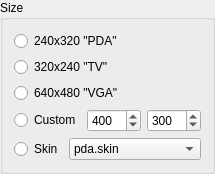
        <widget class="QGroupBox" name="ButtonGroup1" >
          <property name="objectName" >
            <string notr="true">ButtonGroup1</string>
          </property>
          <property name="sizePolicy" >
            <sizepolicy>
              <hsizetype>5</hsizetype>
              <vsizetype>5</vsizetype>
              <horstretch>0</horstretch>
              <verstretch>0</verstretch>
            </sizepolicy>
          </property>
          <property name="title" >
            <string>Size</string>
          </property>
          <layout class="QVBoxLayout" >
            <property name="objectName" >
              <string notr="true">unnamed</string>
            </property>
            <property name="margin" >
              <number>11</number>
            </property>
            <property name="spacing" >
              <number>6</number>
            </property>
            <item>
              <widget class="QRadioButton" name="size_240_320" >
                <attribute name="buttonGroup">
                  <string>group2</string>
                </attribute>
                <property name="objectName" >
                  <string notr="true">size_240_320</string>
                </property>
                <property name="text" >
                  <string>240x320 &quot;PDA&quot;</string>
                </property>
              </widget>
            </item>
            <item>
              <widget class="QRadioButton" name="size_320_240" >
                <attribute name="buttonGroup">
                  <string>group2</string>
                </attribute>
                <property name="objectName" >
                  <string notr="true">size_320_240</string>
                </property>
                <property name="text" >
                  <string>320x240 &quot;TV&quot;</string>
                </property>
              </widget>
            </item>
            <item>
              <widget class="QRadioButton" name="size_640_480" >
                <attribute name="buttonGroup">
                  <string>group2</string>
                </attribute>
                <property name="objectName" >
                  <string notr="true">size_640_480</string>
                </property>
                <property name="text" >
                  <string>640x480 &quot;VGA&quot;</string>
                </property>
              </widget>
            </item>
            <item>
              <widget class="QWidget" name="Layout1_2" >
                <property name="objectName" >
                  <string notr="true">Layout1_2</string>
                </property>
                <layout class="QHBoxLayout" >
                  <property name="objectName" >
                    <string notr="true">unnamed</string>
                  </property>
                  <property name="margin" >
                    <number>0</number>
                  </property>
                  <property name="spacing" >
                    <number>6</number>
                  </property>
                  <item>
                    <widget class="QRadioButton" name="size_custom" >
                      <attribute name="buttonGroup">
                        <string>group2</string>
                      </attribute>
                      <property name="objectName" >
                        <string notr="true">size_custom</string>
                      </property>
                      <property name="text" >
                        <string>Custom</string>
                      </property>
                    </widget>
                  </item>
                  <item>
                    <widget class="QSpinBox" name="size_width" >
                      <property name="objectName" >
                        <string notr="true">size_width</string>
                      </property>
                      <property name="maximum" >
                        <number>1280</number>
                      </property>
                      <property name="minimum" >
                        <number>1</number>
                      </property>
                      <property name="singleStep" >
                        <number>16</number>
                      </property>
                      <property name="value" >
                        <number>400</number>
                      </property>
                    </widget>
                  </item>
                  <item>
                    <widget class="QSpinBox" name="size_height" >
                      <property name="objectName" >
                        <string notr="true">size_height</string>
                      </property>
                      <property name="maximum" >
                        <number>1024</number>
                      </property>
                      <property name="minimum" >
                        <number>1</number>
                      </property>
                      <property name="singleStep" >
                        <number>16</number>
                      </property>
                      <property name="value" >
                        <number>300</number>
                      </property>
                    </widget>
                  </item>
                </layout>
              </widget>
            </item>
            <item>
              <widget class="QWidget" name="Layout8" >
                <property name="objectName" >
                  <string notr="true">Layout8</string>
                </property>
                <layout class="QHBoxLayout" >
                  <property name="objectName" >
                    <string notr="true">unnamed</string>
                  </property>
                  <property name="margin" >
                    <number>0</number>
                  </property>
                  <property name="spacing" >
                    <number>6</number>
                  </property>
                  <item>
                    <widget class="QRadioButton" name="size_skin" >
                      <attribute name="buttonGroup">
                        <string>group2</string>
                      </attribute>
                      <property name="objectName" >
                        <string notr="true">size_skin</string>
                      </property>
                      <property name="sizePolicy" >
                        <sizepolicy>
                          <hsizetype>0</hsizetype>
                          <vsizetype>0</vsizetype>
                          <horstretch>0</horstretch>
                          <verstretch>0</verstretch>
                        </sizepolicy>
                      </property>
                      <property name="text" >
                        <string>Skin</string>
                      </property>
                    </widget>
                  </item>
                  <item>
                    <widget class="QComboBox" name="skin" >
                      <property name="objectName" >
                        <string notr="true">skin</string>
                      </property>
                      <property name="sizePolicy" >
                        <sizepolicy>
                          <hsizetype>5</hsizetype>
                          <vsizetype>0</vsizetype>
                          <horstretch>0</horstretch>
                          <verstretch>0</verstretch>
                        </sizepolicy>
                      </property>
                      <item>
                        <property name="text" >
                          <string>pda.skin</string>
                        </property>
                      </item>
                      <item>
                        <property name="text" >
                          <string>ipaq.skin</string>
                        </property>
                      </item>
                      <item>
                        <property name="text" >
                          <string>qpe.skin</string>
                        </property>
                      </item>
                      <item>
                        <property name="text" >
                          <string>cassiopeia.skin</string>
                        </property>
                      </item>
                      <item>
                        <property name="text" >
                          <string>other.skin</string>
                        </property>
                      </item>
                    </widget>
                  </item>
                </layout>
              </widget>
            </item>
          </layout>
        </widget>
